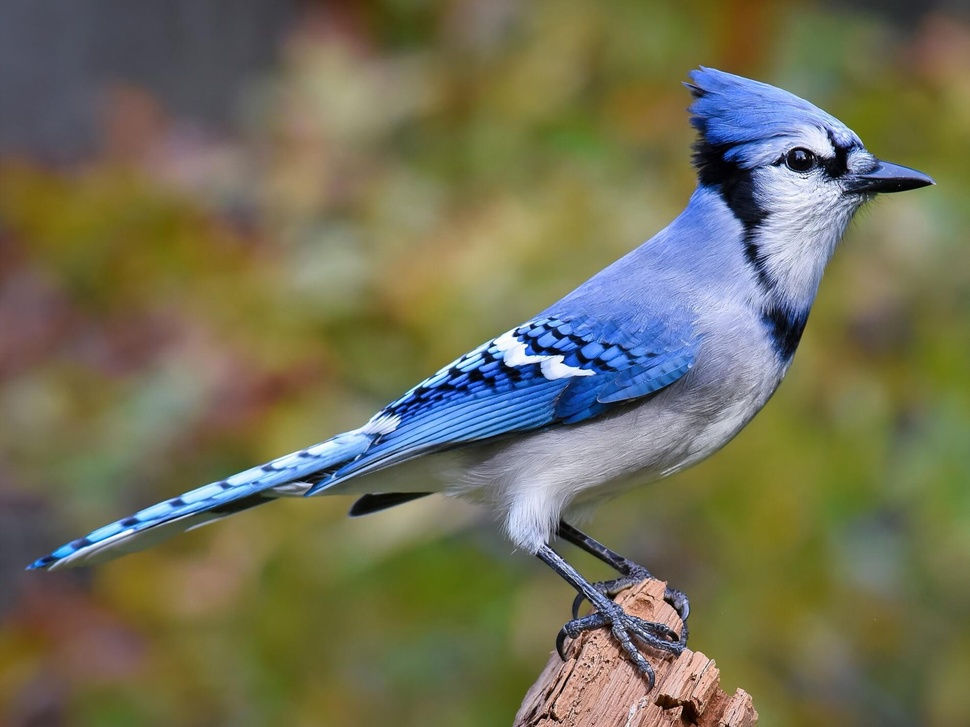
%> input picture rectangle.jpg, 970 x 727 px, shrunk from 1900 x 1425 before the run
$ octave --eval "result = readImage('../rectangle.jpg');"   (GNU Octave 9; MATLAB toolbox functions it lacks are replaced by stand-ins)
%> lines starting %> are read from the running program, lines starting %| are printed output that depends on the picture
% Question 2: Increase exposure of grayscale image

function [X_gray, X_red, X_green, X_blue] = readImage(filename)
%> called with filename = '../rectangle.jpg'
    % Read the image file
    X_int = imread(filename);
%> X_int is the input picture: size 727x970x3 uint8; mean R, G, B 113.7, 111.6, 86.7

    % Convert to double format for mathematical operations
    X_double = double(X_int);

    % Extract individual color channels
    X_red = X_double(:,:,1);
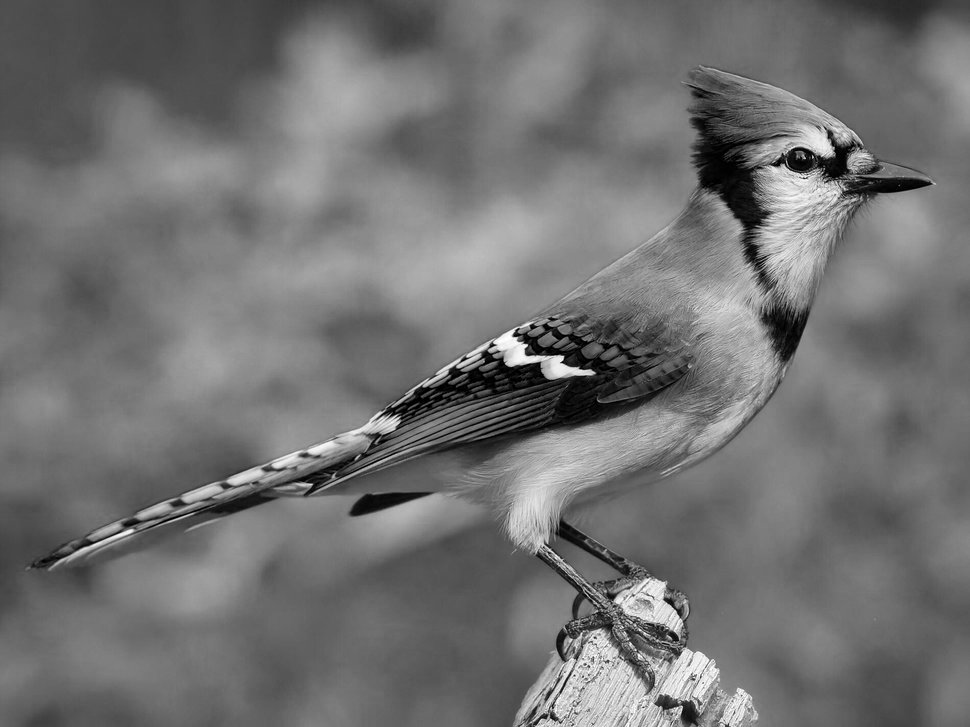
%> X_red: size 727x970 double; min 0, max 255, mean 113.7
    X_green = X_double(:,:,2);
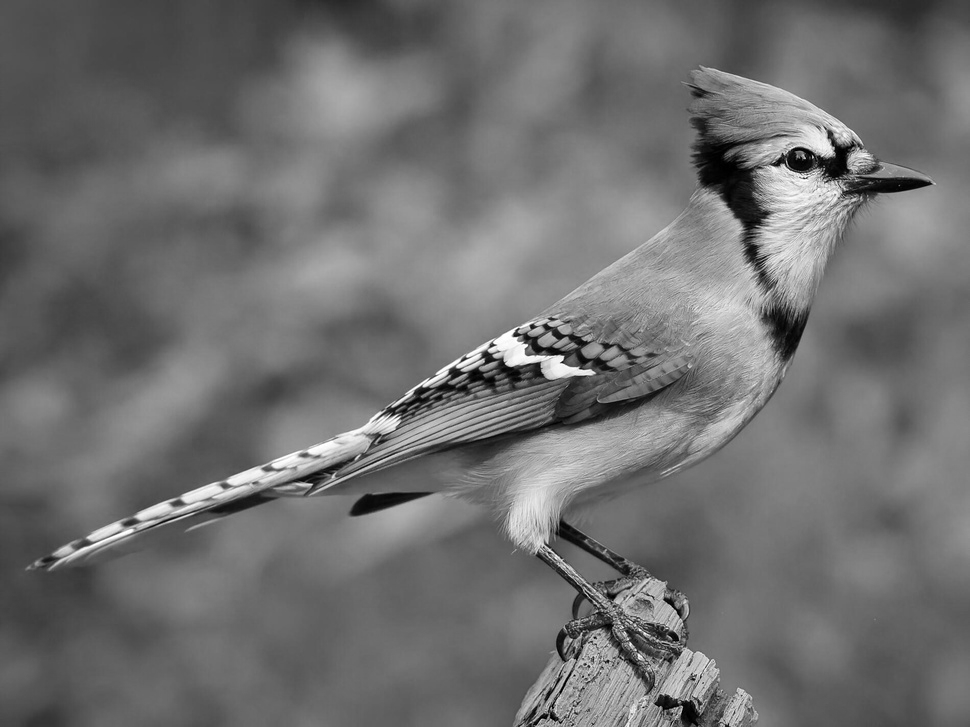
%> X_green: size 727x970 double; min 0, max 255, mean 111.6
    X_blue = X_double(:,:,3);
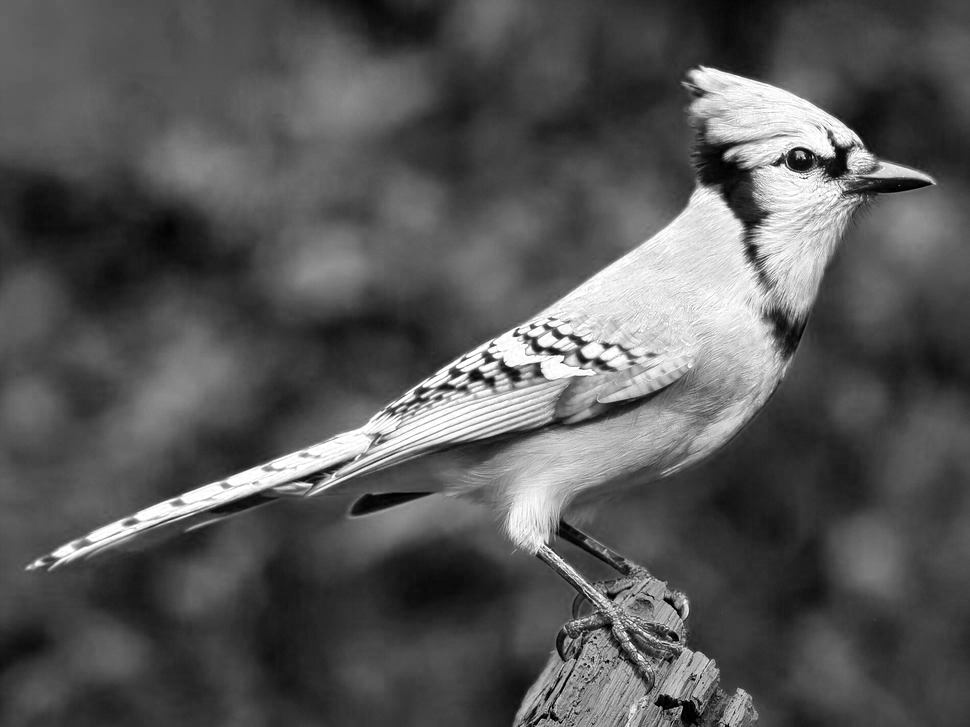
%> X_blue: size 727x970 double; min 0, max 255, mean 86.7

    % Create grayscale image by averaging the three color channels
    X_gray = X_double(:,:,1)/3.0 + X_double(:,:,2)/3.0 + X_double(:,:,3)/3.0;
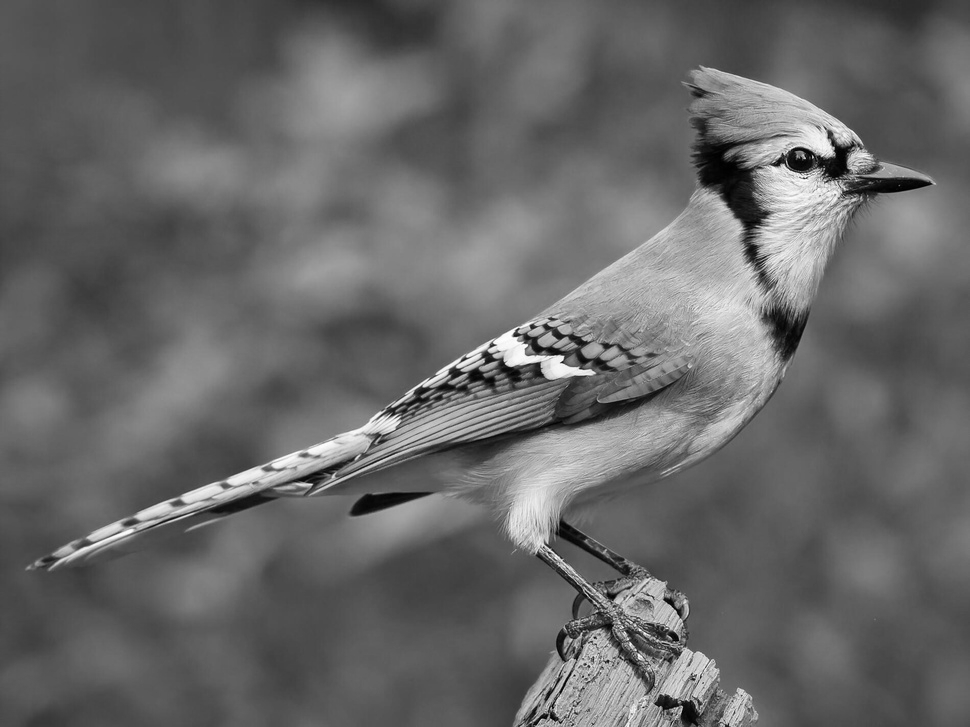
%> X_gray: size 727x970 double; min 0, max 254.7, mean 104
end

% Read the image using the function from Question 1
[X_gray, X_red, X_green, X_blue] = readImage('rectangle.jpg');

% Increase exposure by adding a constant value to all pixel intensities
% Adding 80 units will brighten the image significantly
exposure_increase = 80;
X_gray_bright = X_gray + exposure_increase;

% Alternative method: Multiply by a factor greater than 1
% X_gray_bright = X_gray * 1.5;  % Increases by 50%

% Make sure values don't exceed 255 (the maximum intensity)
X_gray_bright(X_gray_bright > 255) = 255;

% Display original and increased exposure side by side
figure;
subplot(1,2,1);
imagesc(uint8(X_gray));
colormap(gca, 'gray');
title('Original Grayscale Image');
axis image;
colorbar;

subplot(1,2,2);
imagesc(uint8(X_gray_bright));
colormap(gca, 'gray');
title('Increased Exposure (Whited Out)');
axis image;
colorbar;

% Display the difference
fprintf('Original intensity range: [%.1f, %.1f]\n', min(X_gray(:)), max(X_gray(:)));
fprintf('Increased exposure range: [%.1f, %.1f]\n', min(X_gray_bright(:)), max(X_gray_bright(:)));

$ run again, on square.jpg
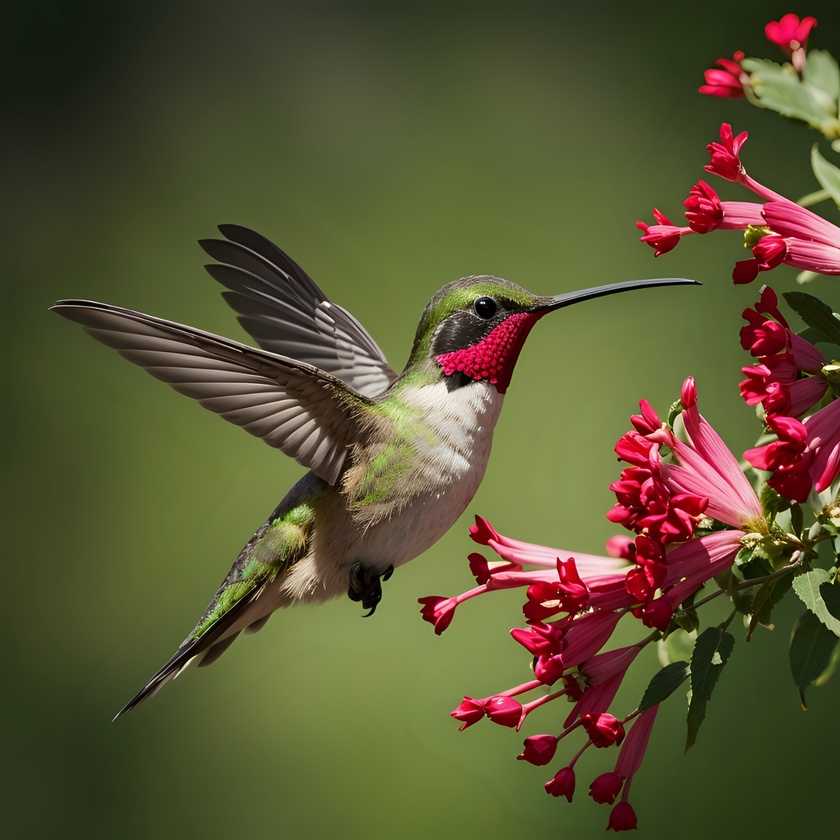
%> input picture square.jpg, 840 x 840 px, shrunk from 1920 x 1920 before the run
%> in readImage, X_int is the input picture: size 840x840x3 uint8; mean R, G, B 89.7, 84.5, 51.3
%> in readImage, `X_blue = X_double(:,:,3);`:
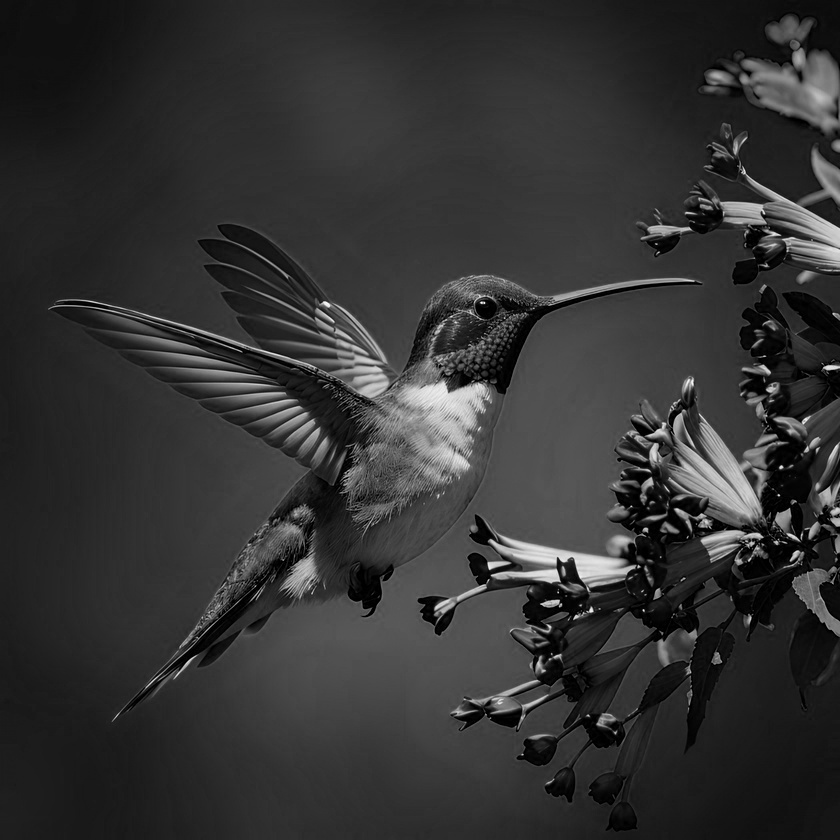
%> X_blue: size 840x840 double; min 0, max 255, mean 51.3
%> in readImage, `X_gray = X_double(:,:,1)/3.0 + X_double(:,:,2)/3.0 + X_double(:,:,3)/3..`:
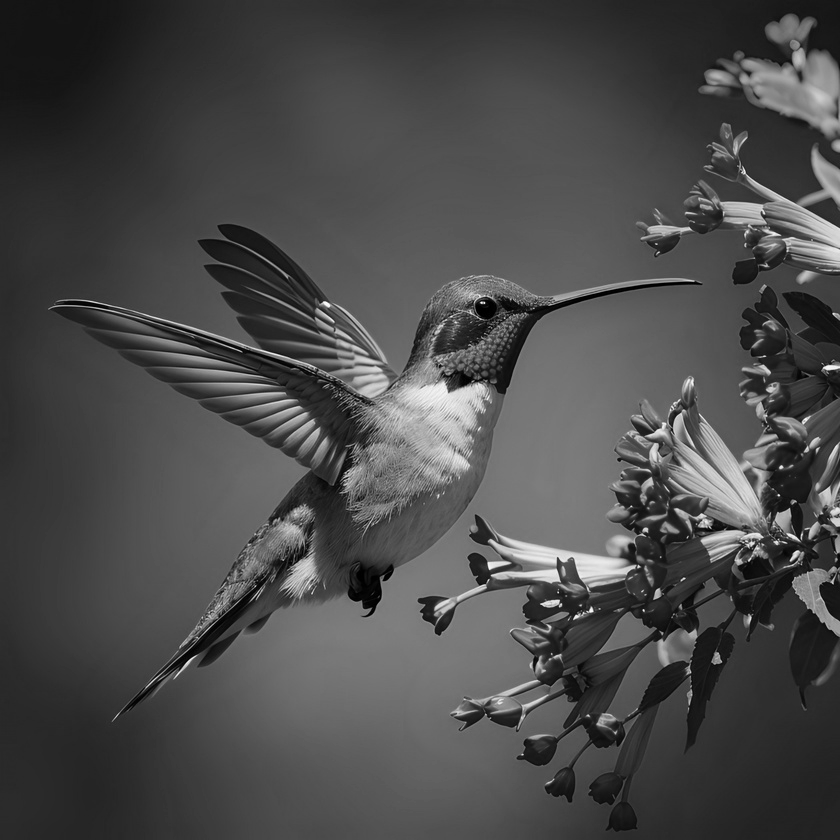
%> X_gray: size 840x840 double; min 0, max 252.7, mean 75.1
